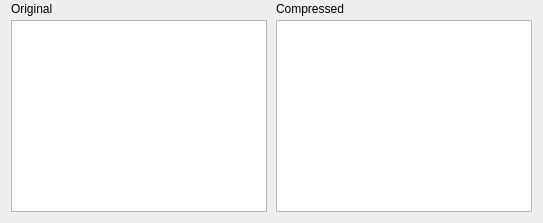
      <widget class="QWidget" name="horizontalLayoutWidget">
       <layout class="QGridLayout" name="previews_GridLayout">
        <property name="topMargin">
         <number>2</number>
        </property>
        <property name="horizontalSpacing">
         <number>9</number>
        </property>
        <property name="verticalSpacing">
         <number>4</number>
        </property>
        <item row="0" column="1">
         <widget class="QLoadingLabel" name="originalImageSize_Label">
          <property name="frameShadow">
           <enum>QFrame::Shadow::Plain</enum>
          </property>
          <property name="text">
           <string/>
          </property>
          <property name="alignment">
           <set>Qt::AlignmentFlag::AlignRight|Qt::AlignmentFlag::AlignTrailing|Qt::AlignmentFlag::AlignVCenter</set>
          </property>
         </widget>
        </item>
        <item row="0" column="0">
         <widget class="QLabel" name="originalImage_Label">
          <property name="text">
           <string>Original</string>
          </property>
         </widget>
        </item>
        <item row="0" column="3">
         <widget class="QLoadingLabel" name="compressedImageSize_Label">
          <property name="textFormat">
           <enum>Qt::TextFormat::RichText</enum>
          </property>
          <property name="alignment">
           <set>Qt::AlignmentFlag::AlignRight|Qt::AlignmentFlag::AlignTrailing|Qt::AlignmentFlag::AlignVCenter</set>
          </property>
         </widget>
        </item>
        <item row="1" column="0" colspan="2">
         <widget class="QZoomGraphicsView" name="preview_GraphicsView">
          <property name="frameShape">
           <enum>QFrame::Shape::Box</enum>
          </property>
          <property name="frameShadow">
           <enum>QFrame::Shadow::Raised</enum>
          </property>
          <property name="lineWidth">
           <number>0</number>
          </property>
          <property name="midLineWidth">
           <number>1</number>
          </property>
          <property name="verticalScrollBarPolicy">
           <enum>Qt::ScrollBarPolicy::ScrollBarAlwaysOff</enum>
          </property>
          <property name="horizontalScrollBarPolicy">
           <enum>Qt::ScrollBarPolicy::ScrollBarAlwaysOff</enum>
          </property>
          <property name="renderHints">
           <set>QPainter::RenderHint::Antialiasing|QPainter::RenderHint::LosslessImageRendering|QPainter::RenderHint::SmoothPixmapTransform|QPainter::RenderHint::TextAntialiasing</set>
          </property>
          <property name="dragMode">
           <enum>QGraphicsView::DragMode::ScrollHandDrag</enum>
          </property>
          <property name="transformationAnchor">
           <enum>QGraphicsView::ViewportAnchor::AnchorViewCenter</enum>
          </property>
          <property name="resizeAnchor">
           <enum>QGraphicsView::ViewportAnchor::AnchorViewCenter</enum>
          </property>
         </widget>
        </item>
        <item row="1" column="2" colspan="2">
         <widget class="QZoomGraphicsView" name="previewCompressed_GraphicsView">
          <property name="frameShape">
           <enum>QFrame::Shape::Box</enum>
          </property>
          <property name="frameShadow">
           <enum>QFrame::Shadow::Raised</enum>
          </property>
          <property name="lineWidth">
           <number>0</number>
          </property>
          <property name="midLineWidth">
           <number>1</number>
          </property>
          <property name="verticalScrollBarPolicy">
           <enum>Qt::ScrollBarPolicy::ScrollBarAlwaysOff</enum>
          </property>
          <property name="horizontalScrollBarPolicy">
           <enum>Qt::ScrollBarPolicy::ScrollBarAlwaysOff</enum>
          </property>
          <property name="renderHints">
           <set>QPainter::RenderHint::LosslessImageRendering|QPainter::RenderHint::TextAntialiasing</set>
          </property>
          <property name="dragMode">
           <enum>QGraphicsView::DragMode::ScrollHandDrag</enum>
          </property>
          <property name="transformationAnchor">
           <enum>QGraphicsView::ViewportAnchor::AnchorViewCenter</enum>
          </property>
          <property name="resizeAnchor">
           <enum>QGraphicsView::ViewportAnchor::AnchorViewCenter</enum>
          </property>
         </widget>
        </item>
        <item row="0" column="2">
         <widget class="QLabel" name="compressedImage_Label">
          <property name="text">
           <string>Compressed</string>
          </property>
         </widget>
        </item>
       </layout>
      </widget>
